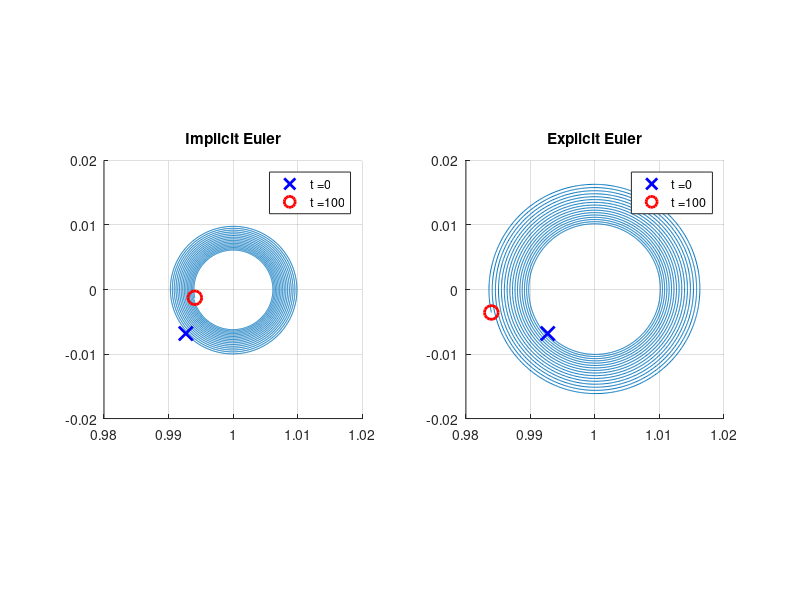

The MATLAB source for this figure:

% RA, 2019-10-25

function main

  % Solve x' = F(x)
  function [R] = F(x)
    R = [log(1 - x(2)), log(x(1))];
  endfunction
  
  % Default timestep size
  dt = 1e-2;

  % Stable state
  xs = [1, 0];
  assert(all(F(xs) == 0))

  % Perturbation
  epsilon = randn(size(xs));
  epsilon = 1e-2 * epsilon / norm(epsilon);
  
  % Initial condition: perturbation of the stable state
  x0 = xs + epsilon;
  
  % Temporal interval
  T = 1e2;
  J = [0, T];  

  % Explicit Euler
  function [tt, xx] = EE(F, J, x0)
    tt = linspace(J(1), J(2), ceil(diff(J) / dt) + 1);
    xx = zeros(length(tt), length(x0));
    xx(1, :) = x0;
    for n = (2 : length(tt))
      dt = tt(n) - tt(n - 1);
      xx(n, :) = xx(n - 1, :) + dt * F(tt(n - 1), xx(n - 1, :));
    endfor
  endfunction
  
  % Implicit Euler
  function [tt, xx] = IE(F, J, x0)
    tt = linspace(J(1), J(2), ceil(diff(J) / dt) + 1);
    xx = zeros(length(tt), length(x0));
    xx(1, :) = x0;
    for n = (2 : length(tt))
      dt = tt(n) - tt(n - 1);
      xx(n, :) = fsolve(@(x)((x - xx(n - 1, :)) - dt * F(tt(n), x)), xx(n - 1, :));
    end
  end
  
  function plot_trajectory(tt, xx)
    hold on; 
    grid on;
    hh(1) = plot(xx(:, 1), xx(:, 2), '-');
    hh(2) = plot(xx(0 == tt, 1), xx(0 == tt, 2), 'bx', 'MarkerSize', 10, 'LineWidth', 2);
    hh(3) = plot(xx(T == tt, 1), xx(T == tt, 2), 'ro', 'MarkerSize', 10, 'LineWidth', 2);
    
    axis('square');
    legend(hh(2:3), strcat('t = ', num2str(0)), strcat('t = ', num2str(T)));
    pause(0.1);
  end
  
  % Implicit solver
  [tt, xx] = IE(@(t, x)(F(x)), J, x0);
  % Plot solution
  ax2 = subplot(1, 2, 1);
  title('Implicit Euler');
  plot_trajectory(tt, xx);
  
  % Explicit solver
  [tt, xx] = EE(@(t, x)(F(x)), J, x0);
  % Plot solution
  ax1 = subplot(1, 2, 2);
  title('Explicit Euler');
  plot_trajectory(tt, xx);
  
  % Sync axes
  linkaxes([ax1, ax2]);
  
  saveas(gcf, "IE-EE.png");
end
